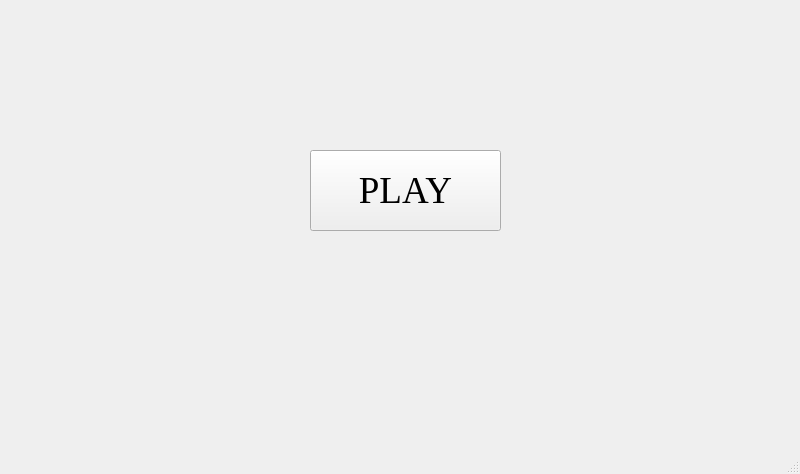
<?xml version="1.0" encoding="UTF-8"?>
<ui version="4.0">
 <class>MainWindow</class>
 <widget class="QMainWindow" name="MainWindow">
  <property name="geometry">
   <rect>
    <x>0</x>
    <y>0</y>
    <width>800</width>
    <height>474</height>
   </rect>
  </property>
  <property name="windowTitle">
   <string>MainWindow</string>
  </property>
  <widget class="QWidget" name="centralwidget">
   <widget class="QPushButton" name="pushButton">
    <property name="geometry">
     <rect>
      <x>310</x>
      <y>150</y>
      <width>191</width>
      <height>81</height>
     </rect>
    </property>
    <property name="font">
     <font>
      <family>Georgia</family>
      <pointsize>28</pointsize>
     </font>
    </property>
    <property name="text">
     <string>PLAY</string>
    </property>
   </widget>
  </widget>
  <widget class="QMenuBar" name="menubar">
   <property name="geometry">
    <rect>
     <x>0</x>
     <y>0</y>
     <width>800</width>
     <height>21</height>
    </rect>
   </property>
  </widget>
  <widget class="QStatusBar" name="statusbar"/>
 </widget>
 <resources/>
 <connections/>
</ui>
